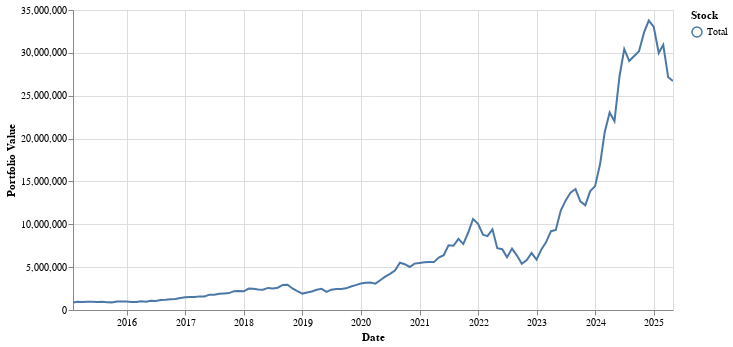
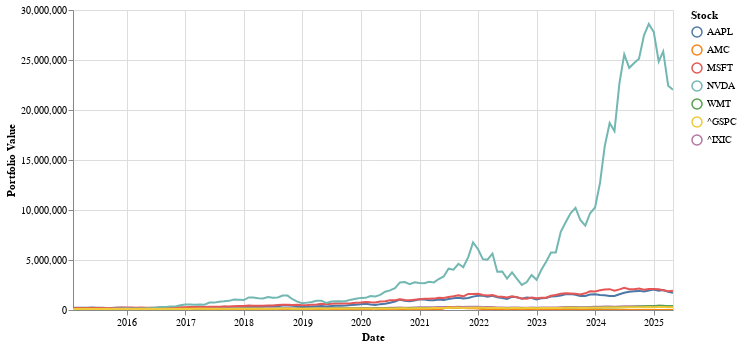

Notebook source saved alongside these figures, in order:
### Markdown cell above
Now that we've created a projection of how our data has been growing over time, let's see what to expect!

### Code cell
returns = calculate_returns(1e6, dataframes, allocations)

graph_returns(returns, True, True)

### Figure 1 — Vega-Lite specification as saved in the notebook (floating-point values rounded to 4 significant figures)
{"config": {"view": {"continuousWidth": 300, "continuousHeight": 300}}, "layer": [{"mark": {"type": "line"}, "encoding": {"color": {"field": "Stock", "title": "Stock", "type": "nominal"}, "x": {"field": "Date", "title": "Date", "type": "temporal"}, "y": {"field": "Value", "title": "Portfolio Value", "type": "quantitative"}}, "name": "view_100"}, {"mark": {"type": "point"}, "encoding": {"color": {"field": "Stock", "title": "Stock", "type": "nominal"}, "opacity": {"condition": [{"param": "param_130", "value": 1, "empty": false}], "value": 0}, "x": {"field": "Date", "title": "Date", "type": "temporal"}, "y": {"field": "Value", "title": "Portfolio Value", "type": "quantitative"}}}, {"mark": {"type": "rule", "color": "gray"}, "encoding": {"opacity": {"condition": [{"param": "param_130", "value": 0.3, "empty": false}], "value": 0}, "tooltip": [{"field": "Total", "format": ".2f", "type": "quantitative"}], "x": {"field": "Date", "type": "temporal"}}, "name": "view_101", "transform": [{"pivot": "Stock", "value": "Value", "groupby": ["Date"]}]}], "data": {"name": "data-dc21c08bb18f9f690326f0d3ff761d13"}, "height": 300, "params": [{"name": "param_131", "select": {"type": "interval", "encodings": ["x", "y"]}, "bind": "scales", "views": ["view_100"]}, {"name": "param_130", "select": {"type": "point", "fields": ["Date"], "nearest": true, "on": "mouseover"}, "views": ["view_101"]}], "width": 600, "$schema": "https://vega.github.io/schema/vega-lite/v5.20.1.json", "datasets": {"data-dc21c08bb18f9f690326f0d3ff761d13": [{"Date": "2015-01-31T00:00:00-05:00", "Stock": "Total", "Value": 886100.0}, {"Date": "2015-02-28T00:00:00-05:00", "Stock": "Total", "Value": 973900.0}, {"Date": "2015-03-31T00:00:00-04:00", "Stock": "Total", "Value": 947800.0}, {"Date": "2015-04-30T00:00:00-04:00", "Stock": "Total", "Value": 965300.0}, {"Date": "2015-05-31T00:00:00-04:00", "Stock": "Total", "Value": 964900.0}, {"Date": "2015-06-30T00:00:00-04:00", "Stock": "Total", "Value": 934100.0}, {"Date": "2015-07-31T00:00:00-04:00", "Stock": "Total", "Value": 949100.0}, {"Date": "2015-08-31T00:00:00-04:00", "Stock": "Total", "Value": 900100.0}, {"Date": "2015-09-30T00:00:00-04:00", "Stock": "Total", "Value": 889700.0}, {"Date": "2015-10-31T00:00:00-04:00", "Stock": "Total", "Value": 978600.0}, {"Date": "2015-11-30T00:00:00-05:00", "Stock": "Total", "Value": 999200.0}, {"Date": "2015-12-31T00:00:00-05:00", "Stock": "Total", "Value": 980900.0}, {"Date": "2016-01-31T00:00:00-05:00", "Stock": "Total", "Value": 929800.0}, {"Date": "2016-02-29T00:00:00-05:00", "Stock": "Total", "Value": 931100.0}, {"Date": "2016-03-31T00:00:00-04:00", "Stock": "Total", "Value": 1028000.0}, {"Date": "2016-04-30T00:00:00-04:00", "Stock": "Total", "Value": 972100.0}, {"Date": "2016-05-31T00:00:00-04:00", "Stock": "Total", "Value": 1070000.0}, {"Date": "2016-06-30T00:00:00-04:00", "Stock": "Total", "Value": 1052000.0}, {"Date": "2016-07-31T00:00:00-04:00", "Stock": "Total", "Value": 1162000.0}, {"Date": "2016-08-31T00:00:00-04:00", "Stock": "Total", "Value": 1198000.0}, {"Date": "2016-09-30T00:00:00-04:00", "Stock": "Total", "Value": 1254000.0}, {"Date": "2016-10-31T00:00:00-04:00", "Stock": "Total", "Value": 1273000.0}, {"Date": "2016-11-30T00:00:00-05:00", "Stock": "Total", "Value": 1397000.0}, {"Date": "2016-12-31T00:00:00-05:00", "Stock": "Total", "Value": 1492000.0}, {"Date": "2017-01-31T00:00:00-05:00", "Stock": "Total", "Value": 1530000.0}, {"Date": "2017-02-28T00:00:00-05:00", "Stock": "Total", "Value": 1525000.0}, {"Date": "2017-03-31T00:00:00-04:00", "Stock": "Total", "Value": 1589000.0}, {"Date": "2017-04-30T00:00:00-04:00", "Stock": "Total", "Value": 1581000.0}, {"Date": "2017-05-31T00:00:00-04:00", "Stock": "Total", "Value": 1790000.0}, {"Date": "2017-06-30T00:00:00-04:00", "Stock": "Total", "Value": 1767000.0}, {"Date": "2017-07-31T00:00:00-04:00", "Stock": "Total", "Value": 1887000.0}, {"Date": "2017-08-31T00:00:00-04:00", "Stock": "Total", "Value": 1936000.0}, {"Date": "2017-09-30T00:00:00-04:00", "Stock": "Total", "Value": 1974000.0}, {"Date": "2017-10-31T00:00:00-04:00", "Stock": "Total", "Value": 2202000.0}, {"Date": "2017-11-30T00:00:00-05:00", "Stock": "Total", "Value": 2205000.0}, {"Date": "2017-12-31T00:00:00-05:00", "Stock": "Total", "Value": 2178000.0}, {"Date": "2018-01-31T00:00:00-05:00", "Stock": "Total", "Value": 2504000.0}, {"Date": "2018-02-28T00:00:00-05:00", "Stock": "Total", "Value": 2484000.0}, {"Date": "2018-03-31T00:00:00-04:00", "Stock": "Total", "Value": 2387000.0}, {"Date": "2018-04-30T00:00:00-04:00", "Stock": "Total", "Value": 2373000.0}, {"Date": "2018-05-31T00:00:00-04:00", "Stock": "Total", "Value": 2576000.0}, {"Date": "2018-06-30T00:00:00-04:00", "Stock": "Total", "Value": 2505000.0}, {"Date": "2018-07-31T00:00:00-04:00", "Stock": "Total", "Value": 2605000.0}, {"Date": "2018-08-31T00:00:00-04:00", "Stock": "Total", "Value": 2929000.0}, {"Date": "2018-09-30T00:00:00-04:00", "Stock": "Total", "Value": 2948000.0}, {"Date": "2018-10-31T00:00:00-04:00", "Stock": "Total", "Value": 2516000.0}, {"Date": "2018-11-30T00:00:00-05:00", "Stock": "Total", "Value": 2190000.0}, {"Date": "2018-12-31T00:00:00-05:00", "Stock": "Total", "Value": 1914000.0}, {"Date": "2019-01-31T00:00:00-05:00", "Stock": "Total", "Value": 2036000.0}, {"Date": "2019-02-28T00:00:00-05:00", "Stock": "Total", "Value": 2153000.0}, {"Date": "2019-03-31T00:00:00-04:00", "Stock": "Total", "Value": 2354000.0}, {"Date": "2019-04-30T00:00:00-04:00", "Stock": "Total", "Value": 2464000.0}, {"Date": "2019-05-31T00:00:00-04:00", "Stock": "Total", "Value": 2112000.0}, {"Date": "2019-06-30T00:00:00-04:00", "Stock": "Total", "Value": 2374000.0}, {"Date": "2019-07-31T00:00:00-04:00", "Stock": "Total", "Value": 2456000.0}, {"Date": "2019-08-31T00:00:00-04:00", "Stock": "Total", "Value": 2448000.0}, {"Date": "2019-09-30T00:00:00-04:00", "Stock": "Total", "Value": 2526000.0}, {"Date": "2019-10-31T00:00:00-04:00", "Stock": "Total", "Value": 2735000.0}, {"Date": "2019-11-30T00:00:00-05:00", "Stock": "Total", "Value": 2905000.0}, {"Date": "2019-12-31T00:00:00-05:00", "Stock": "Total", "Value": 3090000.0}, {"Date": "2020-01-31T00:00:00-05:00", "Stock": "Total", "Value": 3181000.0}, {"Date": "2020-02-29T00:00:00-05:00", "Stock": "Total", "Value": 3212000.0}, {"Date": "2020-03-31T00:00:00-04:00", "Stock": "Total", "Value": 3076000.0}, {"Date": "2020-04-30T00:00:00-04:00", "Stock": "Total", "Value": 3466000.0}, {"Date": "2020-05-31T00:00:00-04:00", "Stock": "Total", "Value": 3885000.0}, {"Date": "2020-06-30T00:00:00-04:00", "Stock": "Total", "Value": 4210000.0}, {"Date": "2020-07-31T00:00:00-04:00", "Stock": "Total", "Value": 4603000.0}, {"Date": "2020-08-31T00:00:00-04:00", "Stock": "Total", "Value": 5513000.0}, {"Date": "2020-09-30T00:00:00-04:00", "Stock": "Total", "Value": 5343000.0}, {"Date": "2020-10-31T00:00:00-04:00", "Stock": "Total", "Value": 5020000.0}, {"Date": "2020-11-30T00:00:00-05:00", "Stock": "Total", "Value": 5414000.0}, {"Date": "2020-12-31T00:00:00-05:00", "Stock": "Total", "Value": 5492000.0}, {"Date": "2021-01-31T00:00:00-05:00", "Stock": "Total", "Value": 5574000.0}, {"Date": "2021-02-28T00:00:00-05:00", "Stock": "Total", "Value": 5609000.0}, {"Date": "2021-03-31T00:00:00-04:00", "Stock": "Total", "Value": 5587000.0}, {"Date": "2021-04-30T00:00:00-04:00", "Stock": "Total", "Value": 6114000.0}, {"Date": "2021-05-31T00:00:00-04:00", "Stock": "Total", "Value": 6392000.0}, {"Date": "2021-06-30T00:00:00-04:00", "Stock": "Total", "Value": 7552000.0}, {"Date": "2021-07-31T00:00:00-04:00", "Stock": "Total", "Value": 7494000.0}, {"Date": "2021-08-31T00:00:00-04:00", "Stock": "Total", "Value": 8306000.0}, {"Date": "2021-09-30T00:00:00-04:00", "Stock": "Total", "Value": 7694000.0}, {"Date": "2021-10-31T00:00:00-04:00", "Stock": "Total", "Value": 9040000.0}, {"Date": "2021-11-30T00:00:00-05:00", "Stock": "Total", "Value": 10610000.0}, {"Date": "2021-12-31T00:00:00-05:00", "Stock": "Total", "Value": 10050000.0}, {"Date": "2022-01-31T00:00:00-05:00", "Stock": "Total", "Value": 8778000.0}, {"Date": "2022-02-28T00:00:00-05:00", "Stock": "Total", "Value": 8616000.0}, {"Date": "2022-03-31T00:00:00-04:00", "Stock": "Total", "Value": 9407000.0}, {"Date": "2022-04-30T00:00:00-04:00", "Stock": "Total", "Value": 7211000.0}, {"Date": "2022-05-31T00:00:00-04:00", "Stock": "Total", "Value": 7100000.0}, {"Date": "2022-06-30T00:00:00-04:00", "Stock": "Total", "Value": 6150000.0}, {"Date": "2022-07-31T00:00:00-04:00", "Stock": "Total", "Value": 7162000.0}, {"Date": "2022-08-31T00:00:00-04:00", "Stock": "Total", "Value": 6347000.0}, {"Date": "2022-09-30T00:00:00-04:00", "Stock": "Total", "Value": 5383000.0}, {"Date": "2022-10-31T00:00:00-04:00", "Stock": "Total", "Value": 5822000.0}, {"Date": "2022-11-30T00:00:00-05:00", "Stock": "Total", "Value": 6643000.0}, {"Date": "2022-12-31T00:00:00-05:00", "Stock": "Total", "Value": 5880000.0}, {"Date": "2023-01-31T00:00:00-05:00", "Stock": "Total", "Value": 7099000.0}, {"Date": "2023-02-28T00:00:00-05:00", "Stock": "Total", "Value": 7897000.0}, {"Date": "2023-03-31T00:00:00-04:00", "Stock": "Total", "Value": 9195000.0}, {"Date": "2023-04-30T00:00:00-04:00", "Stock": "Total", "Value": 9331000.0}, {"Date": "2023-05-31T00:00:00-04:00", "Stock": "Total", "Value": 11590000.0}, {"Date": "2023-06-30T00:00:00-04:00", "Stock": "Total", "Value": 12760000.0}, {"Date": "2023-07-31T00:00:00-04:00", "Stock": "Total", "Value": 13700000.0}, {"Date": "2023-08-31T00:00:00-04:00", "Stock": "Total", "Value": 14110000.0}, {"Date": "2023-09-30T00:00:00-04:00", "Stock": "Total", "Value": 12670000.0}, {"Date": "2023-10-31T00:00:00-04:00", "Stock": "Total", "Value": 12210000.0}, {"Date": "2023-11-30T00:00:00-05:00", "Stock": "Total", "Value": 13850000.0}, {"Date": "2023-12-31T00:00:00-05:00", "Stock": "Total", "Value": 14450000.0}, {"Date": "2024-01-31T00:00:00-05:00", "Stock": "Total", "Value": 16990000.0}, {"Date": "2024-02-29T00:00:00-05:00", "Stock": "Total", "Value": 20740000.0}, {"Date": "2024-03-31T00:00:00-04:00", "Stock": "Total", "Value": 23040000.0}, {"Date": "2024-04-30T00:00:00-04:00", "Stock": "Total", "Value": 22030000.0}, {"Date": "2024-05-31T00:00:00-04:00", "Stock": "Total", "Value": 27210000.0}, {"Date": "2024-06-30T00:00:00-04:00", "Stock": "Total", "Value": 30440000.0}, {"Date": "2024-07-31T00:00:00-04:00", "Stock": "Total", "Value": 29050000.0}, {"Date": "2024-08-31T00:00:00-04:00", "Stock": "Total", "Value": 29640000.0}, {"Date": "2024-09-30T00:00:00-04:00", "Stock": "Total", "Value": 30200000.0}, {"Date": "2024-10-31T00:00:00-04:00", "Stock": "Total", "Value": 32360000.0}, {"Date": "2024-11-30T00:00:00-05:00", "Stock": "Total", "Value": 33770000.0}, {"Date": "2024-12-31T00:00:00-05:00", "Stock": "Total", "Value": 33030000.0}, {"Date": "2025-01-31T00:00:00-05:00", "Stock": "Total", "Value": 29990000.0}, {"Date": "2025-02-28T00:00:00-05:00", "Stock": "Total", "Value": 30940000.0}, {"Date": "2025-03-31T00:00:00-04:00", "Stock": "Total", "Value": 27150000.0}, {"Date": "2025-04-30T00:00:00-04:00", "Stock": "Total", "Value": 26720000.0}]}}

### Figure 2 — Vega-Lite specification as saved in the notebook (floating-point values rounded to 4 significant figures; data arrays with more than 128 entries replaced by an {"elided": "..."} marker saying what was removed)
{"config": {"view": {"continuousWidth": 300, "continuousHeight": 300}}, "layer": [{"mark": {"type": "line"}, "encoding": {"color": {"field": "Stock", "title": "Stock", "type": "nominal"}, "x": {"field": "Date", "title": "Date", "type": "temporal"}, "y": {"field": "Value", "title": "Portfolio Value", "type": "quantitative"}}, "name": "view_102"}, {"mark": {"type": "point"}, "encoding": {"color": {"field": "Stock", "title": "Stock", "type": "nominal"}, "opacity": {"condition": [{"param": "param_132", "value": 1, "empty": false}], "value": 0}, "x": {"field": "Date", "title": "Date", "type": "temporal"}, "y": {"field": "Value", "title": "Portfolio Value", "type": "quantitative"}}}, {"mark": {"type": "rule", "color": "gray"}, "encoding": {"opacity": {"condition": [{"param": "param_132", "value": 0.3, "empty": false}], "value": 0}, "tooltip": [{"field": "AAPL", "format": ".2f", "type": "quantitative"}, {"field": "MSFT", "format": ".2f", "type": "quantitative"}, {"field": "^IXIC", "format": ".2f", "type": "quantitative"}, {"field": "NVDA", "format": ".2f", "type": "quantitative"}, {"field": "WMT", "format": ".2f", "type": "quantitative"}, {"field": "AMC", "format": ".2f", "type": "quantitative"}, {"field": "^GSPC", "format": ".2f", "type": "quantitative"}], "x": {"field": "Date", "type": "temporal"}}, "name": "view_103", "transform": [{"pivot": "Stock", "value": "Value", "groupby": ["Date"]}]}], "data": {"name": "data-8b3dc0e5facf60756fc2966109551378"}, "height": 300, "params": [{"name": "param_133", "select": {"type": "interval", "encodings": ["x", "y"]}, "bind": "scales", "views": ["view_102"]}, {"name": "param_132", "select": {"type": "point", "fields": ["Date"], "nearest": true, "on": "mouseover"}, "views": ["view_103"]}], "width": 600, "$schema": "https://vega.github.io/schema/vega-lite/v5.20.1.json", "datasets": {"data-8b3dc0e5facf60756fc2966109551378": {"elided": "868 records"}}}
